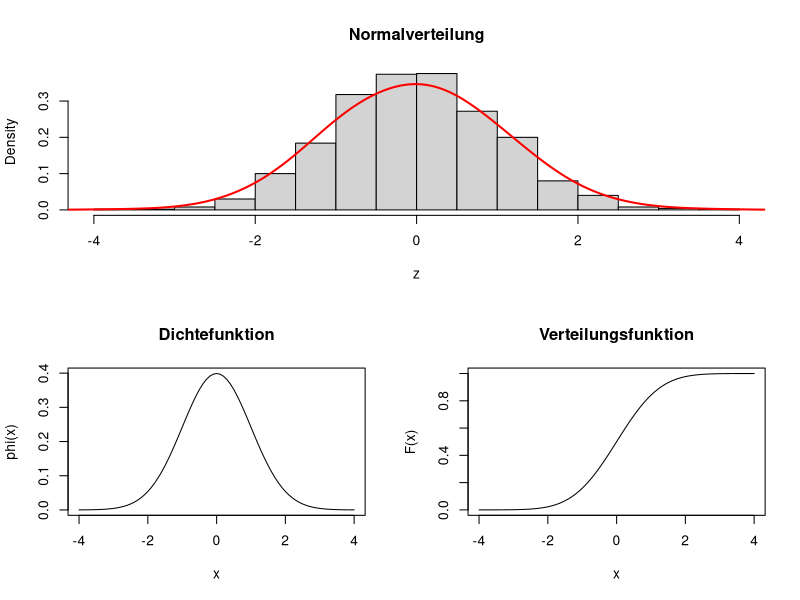
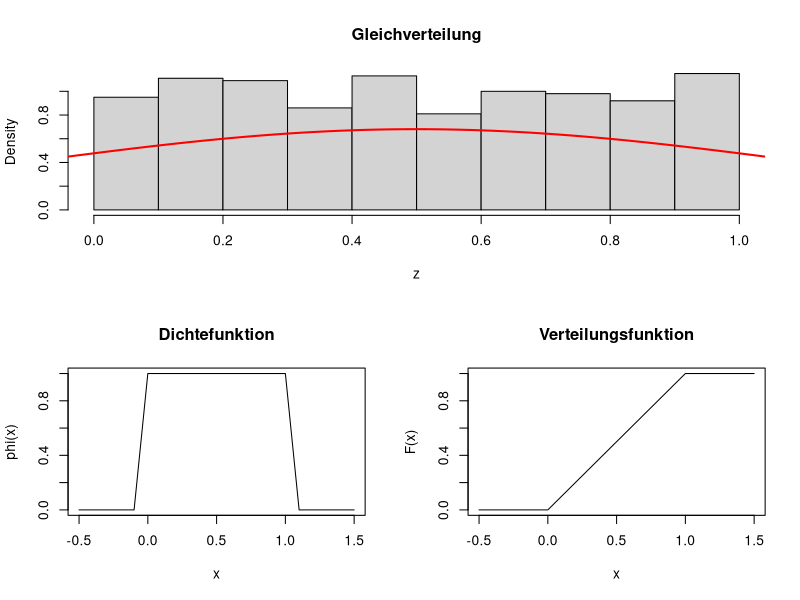
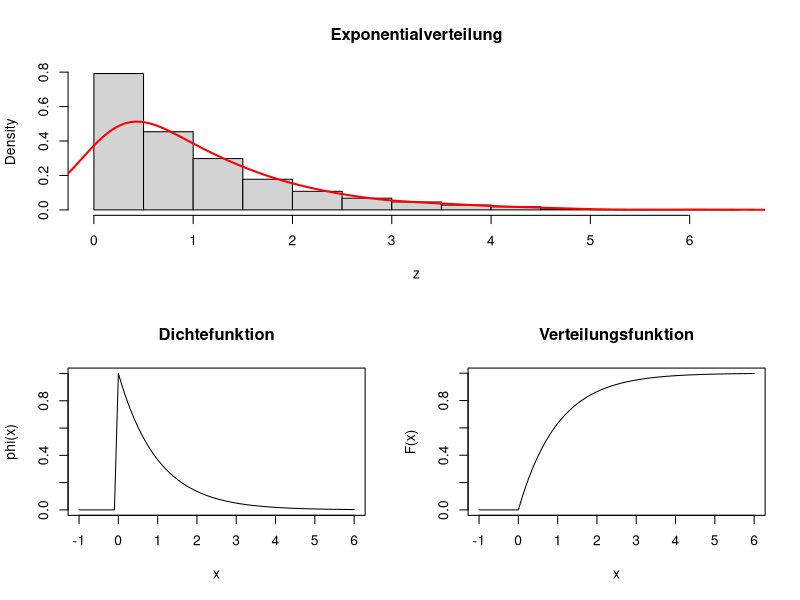

Reproduce these figures in R, in order.
#!/usr/bin/R -f
#
# Diverse Verteilungen plotten
#

attach(mtcars) # Multilayout

# layout(matrix(c(1,1,2,3), 2, 2, byrow = TRUE)) # oder par(mfrow=c(2,2))

# Normalverteilung
pdf("normalverteilung.pdf")
layout(matrix(c(1,1,2,3), 2, 2, byrow = TRUE))

z = rnorm(1000)
hist(z, prob=T, main="Normalverteilung")
lines(density(z, bw=.5), col="red", lwd=2)

x = seq(from = -4, to = 4, by = 0.1)
fx = dnorm(x)
plot(x, fx, type = "l", main = "Dichtefunktion", xlab = "x", ylab = "phi(x)")

fx = pnorm(x)
plot(x, fx, type = "l", main = "Verteilungsfunktion", xlab = "x", ylab = "F(x)")

# Gleichverteilung
pdf("gleichverteilung.pdf")
layout(matrix(c(1,1,2,3), 2, 2, byrow = TRUE))

z = runif(1000)
hist(z, prob=T, main="Gleichverteilung")
lines(density(z, bw=.5), col="red", lwd=2) 

x = seq(from = -0.5, to = 1.5, by = 0.1)
fx = dunif(x)
plot(x, fx, type = "l", main = "Dichtefunktion", xlab = "x", ylab = "phi(x)")

fx = punif(x)
plot(x, fx, type = "l", main = "Verteilungsfunktion", xlab = "x", ylab = "F(x)")

# Exponentialverteilung
pdf("exponentialverteilung.pdf")
layout(matrix(c(1,1,2,3), 2, 2, byrow = TRUE))

z = rexp(1000)
hist(z, prob=T, main="Exponentialverteilung")
lines(density(z, bw=.4), col="red", lwd=2) 

x = seq(from = -1, to = 6, by = 0.1)
fx = dexp(x)
plot(x, fx, type = "l", main = "Dichtefunktion", xlab = "x", ylab = "phi(x)")

fx = pexp(x)
plot(x, fx, type = "l", main = "Verteilungsfunktion", xlab = "x", ylab = "F(x)")
